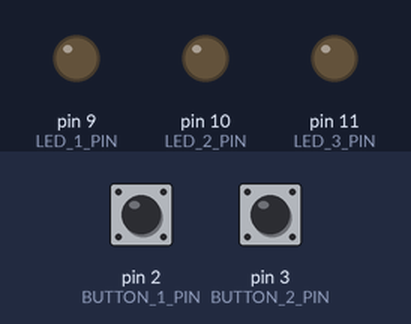
The sketch below on a simulated Arduino Uno, built with avr-gcc and run on an emulated ATmega328P. Parts: output pins drawn as LEDs (lit = HIGH). The test bench sets the inputs (shaded band); at power-on: pin 2 (BUTTON_1_PIN) LOW, pin 3 (BUTTON_2_PIN) LOW.

Above: at 0.8 s.
0.9 s: pin 2 (BUTTON_1_PIN) pulled HIGH for 0.15 s
At 2.1 s:
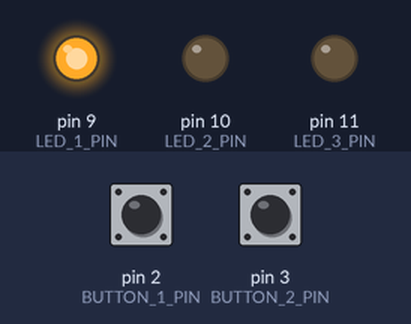
2.5 s: pin 3 (BUTTON_2_PIN) pulled HIGH for 0.15 s
At 3.4 s:
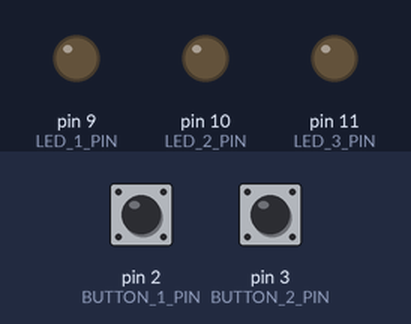
4.1 s: pin 2 (BUTTON_1_PIN) pulled HIGH for 1 s
At 4.6 s:
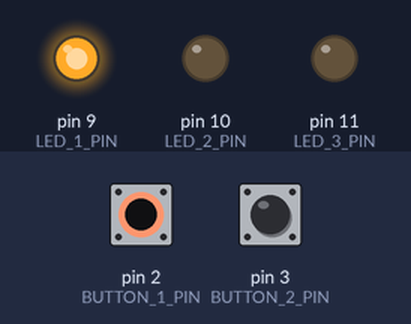
Timing chart, 0 to 7.1 s (numbered marks = the images above; inputs shaded):
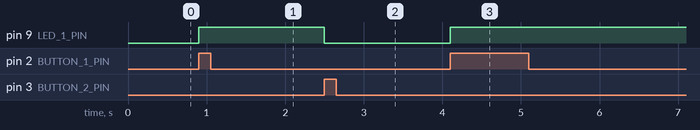

Measured:
- after the input at 0.9 s, pin 9 (LED_1_PIN): LOW → HIGH at once
- after the input at 2.5 s, pin 9 (LED_1_PIN): HIGH → LOW at once
- after the input at 4.1 s, pin 9 (LED_1_PIN): LOW → HIGH at once

The sketch:

styki2.ino
```cpp
#include <avr/io.h>
#include <util/delay.h>

#define LED_1_DDR DDRB
#define LED_2_DDR DDRB
#define LED_3_DDR DDRB
#define BUTTON_1_DDR DDRD
#define BUTTON_2_DDR DDRD

#define LED_1_PORT PORTB
#define LED_2_PORT PORTB
#define LED_3_PORT PORTB
#define BUTTON_1_PORT PORTD
#define BUTTON_2_PORT PORTD

#define LED_1_PIN PORTB1
#define LED_2_PIN PORTB2
#define LED_3_PIN PORTB3
#define BUTTON_1_PIN PORTD2
#define BUTTON_2_PIN PORTD3

#define BUTTON_1_PINx PIND
#define BUTTON_2_PINx PIND

int main(void) {

  LED_1_DDR |= (1<<LED_1_PIN);  // DDRB != (1<<PORTB1)
  LED_2_DDR |= (1<<LED_2_PIN);  // makes 9,10,11 pins as Output
  LED_3_DDR |= (1<<LED_3_PIN);

  BUTTON_1_DDR &= ~(1<<BUTTON_1_PIN);  // makes 2,3 pins as Input
  BUTTON_2_DDR &= ~(1<<BUTTON_2_PIN);

  //BUTTON_1_PORT |= (1<<BUTTON_1_PIN);

  while(1) {
    /*if(BUTTON_1_PINx & (1<<BUTTON_1_PIN)) {
      LED_1_PORT ^= (1<<LED_1_PIN);
      _delay_ms(300);
      LED_1_PORT ^= (1<<LED_1_PIN);
      _delay_ms(300);
    }*/

    if(BUTTON_1_PINx & (1<<BUTTON_1_PIN)) //If switch is pressed
    {
      LED_1_PORT |= (1<<LED_1_PIN);
    }
    if(BUTTON_2_PINx & (1<<BUTTON_2_PIN)) {
      LED_1_PORT &= ~(1<<LED_1_PIN);
    }


  }

}
```
